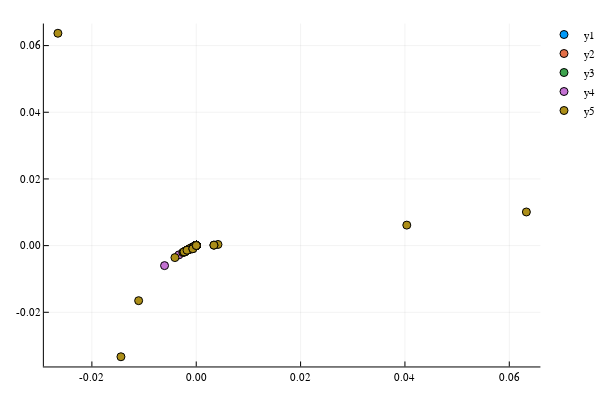

The code cell stored with this chart in its notebook:
### Code cell
scatter(Xp[1:400,1], Xp[1:400,2])
scatter!(Xp[401:800,1], Xp[401:800,2])
scatter!(Xp[801:1200,1], Xp[801:1200,2])
scatter!(Xp[1201:1600,1], Xp[1201:1600,2])
scatter!(Xp[1601:end,1], Xp[1601:end,2])

### Figure 1 — Plotly figure (JSON) as saved in the notebook; plotly's stock layout.template omitted (floating-point values rounded to 4 significant figures; data arrays with more than 128 entries replaced by an {"elided": "..."} marker saying what was removed)
{"data": [{"colorbar": {"title": ""}, "hoverinfo": "text", "legendgroup": "y1", "marker": {"color": "rgba(0, 154, 250, 1.000)", "line": {"color": "rgba(0, 0, 0, 1.000)", "width": 1}, "size": 8, "symbol": "circle"}, "mode": "markers", "name": "y1", "showlegend": true, "text": {"elided": "400 null values"}, "type": "scatter", "x": {"elided": "400 float values"}, "xaxis": "x1", "y": {"elided": "400 float values"}, "yaxis": "y1"}, {"colorbar": {"title": ""}, "hoverinfo": "text", "legendgroup": "y2", "marker": {"color": "rgba(227, 111, 71, 1.000)", "line": {"color": "rgba(0, 0, 0, 1.000)", "width": 1}, "size": 8, "symbol": "circle"}, "mode": "markers", "name": "y2", "showlegend": true, "text": {"elided": "400 null values"}, "type": "scatter", "x": {"elided": "400 float values"}, "xaxis": "x1", "y": {"elided": "400 float values"}, "yaxis": "y1"}, {"colorbar": {"title": ""}, "hoverinfo": "text", "legendgroup": "y3", "marker": {"color": "rgba(62, 164, 78, 1.000)", "line": {"color": "rgba(0, 0, 0, 1.000)", "width": 1}, "size": 8, "symbol": "circle"}, "mode": "markers", "name": "y3", "showlegend": true, "text": {"elided": "400 null values"}, "type": "scatter", "x": {"elided": "400 float values"}, "xaxis": "x1", "y": {"elided": "400 float values"}, "yaxis": "y1"}, {"colorbar": {"title": ""}, "hoverinfo": "text", "legendgroup": "y4", "marker": {"color": "rgba(195, 113, 210, 1.000)", "line": {"color": "rgba(0, 0, 0, 1.000)", "width": 1}, "size": 8, "symbol": "circle"}, "mode": "markers", "name": "y4", "showlegend": true, "text": {"elided": "400 null values"}, "type": "scatter", "x": {"elided": "400 float values"}, "xaxis": "x1", "y": {"elided": "400 float values"}, "yaxis": "y1"}, {"colorbar": {"title": ""}, "hoverinfo": "text", "legendgroup": "y5", "marker": {"color": "rgba(172, 142, 24, 1.000)", "line": {"color": "rgba(0, 0, 0, 1.000)", "width": 1}, "size": 8, "symbol": "circle"}, "mode": "markers", "name": "y5", "showlegend": true, "text": {"elided": "400 null values"}, "type": "scatter", "x": {"elided": "400 float values"}, "xaxis": "x1", "y": {"elided": "400 float values"}, "yaxis": "y1"}], "layout": {"annotations": [], "height": 400, "legend": {"bgcolor": "rgba(255, 255, 255, 1.000)", "bordercolor": "rgba(0, 0, 0, 1.000)", "font": {"color": "rgba(0, 0, 0, 1.000)", "family": "sans-serif", "size": 11}, "tracegroupgap": 0, "x": 1, "y": 1}, "margin": {"b": 20, "l": 0, "r": 0, "t": 20}, "paper_bgcolor": "rgba(255, 255, 255, 1.000)", "plot_bgcolor": "rgba(255, 255, 255, 1.000)", "showlegend": true, "width": 600, "xaxis": {"anchor": "y1", "domain": [0.08064, 0.9934], "gridcolor": "rgba(0, 0, 0, 0.100)", "gridwidth": 0.5, "linecolor": "rgba(0, 0, 0, 1.000)", "mirror": false, "range": [-0.0292, 0.06597], "showgrid": true, "showline": true, "showticklabels": true, "tickangle": 0, "tickcolor": "rgb(0, 0, 0)", "tickfont": {"color": "rgba(0, 0, 0, 1.000)", "family": "sans-serif", "size": 11}, "tickmode": "array", "ticks": "inside", "ticktext": ["-0.02", "0.00", "0.02", "0.04", "0.06"], "tickvals": [-0.02, 0, 0.02, 0.04, 0.06], "title": "", "titlefont": {"color": "rgba(0, 0, 0, 1.000)", "family": "sans-serif", "size": 15}, "type": "-", "visible": true, "zeroline": false, "zerolinecolor": "rgba(0, 0, 0, 1.000)"}, "yaxis": {"anchor": "x1", "domain": [0.03762, 0.9902], "gridcolor": "rgba(0, 0, 0, 0.100)", "gridwidth": 0.5, "linecolor": "rgba(0, 0, 0, 1.000)", "mirror": false, "range": [-0.03625, 0.06662], "showgrid": true, "showline": true, "showticklabels": true, "tickangle": 0, "tickcolor": "rgb(0, 0, 0)", "tickfont": {"color": "rgba(0, 0, 0, 1.000)", "family": "sans-serif", "size": 11}, "tickmode": "array", "ticks": "inside", "ticktext": ["-0.02", "0.00", "0.02", "0.04", "0.06"], "tickvals": [-0.02, 0, 0.02, 0.04, 0.06], "title": "", "titlefont": {"color": "rgba(0, 0, 0, 1.000)", "family": "sans-serif", "size": 15}, "type": "-", "visible": true, "zeroline": false, "zerolinecolor": "rgba(0, 0, 0, 1.000)"}}}
